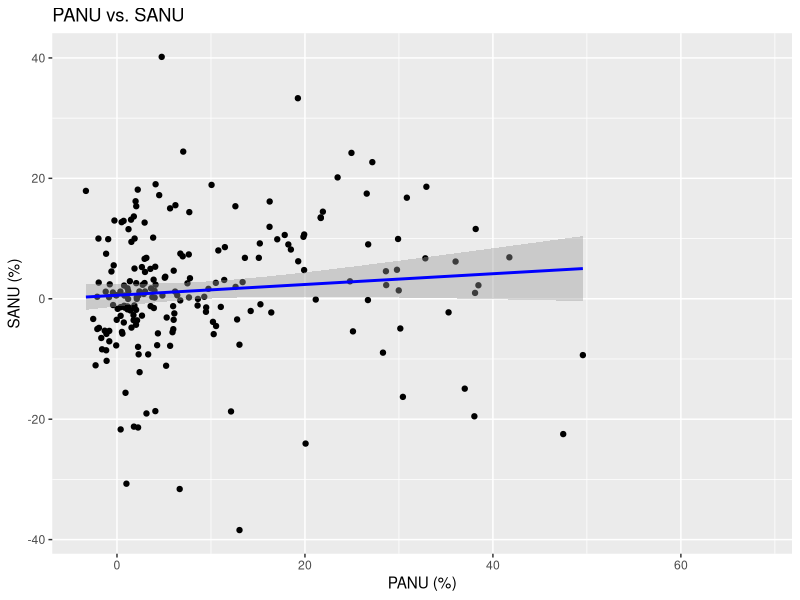
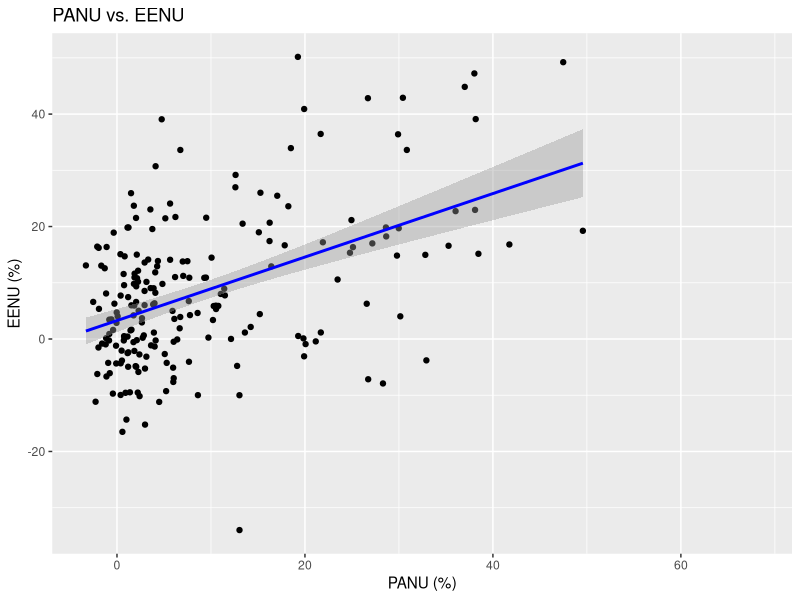
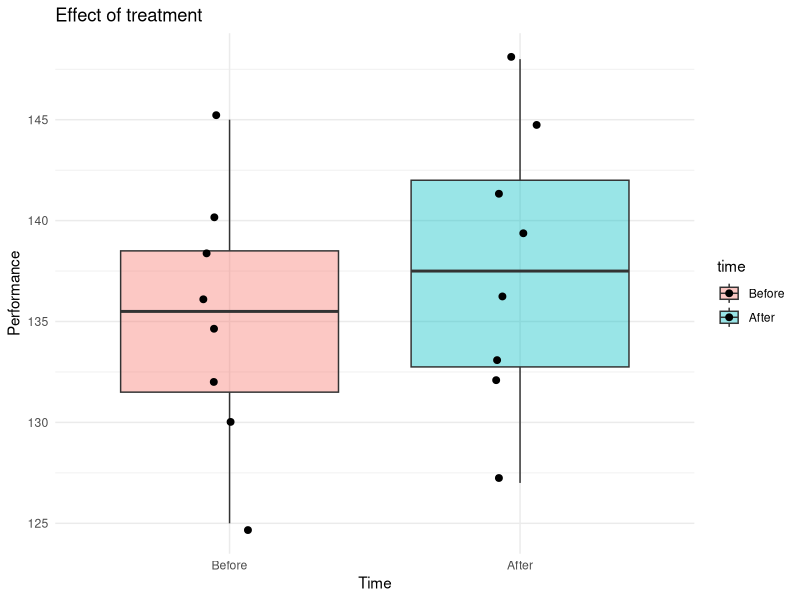

These figures' R source, in order:
## ---- chunk 1
nonuse <- read.csv("data/test_data/NonUse.csv", sep=",", header=TRUE)
head(nonuse)
summary(nonuse)
## ---- chunk 2
cor.test(nonuse$PANU, nonuse$SANU, method = "spearman")
## ---- chunk 3
cor.test(nonuse$PANU, nonuse$EENU, method = "spearman")
## ---- chunk 4
library(ggplot2)
ggplot(nonuse, aes(x=PANU, y=SANU)) +
  geom_point() +
  geom_smooth(method='lm', formula= y~x, color='blue', se=T) +
  # xlim(-10, 60) +
  # ylim(-50, 50) +
  
labs(title="PANU vs. SANU", x="PANU (%)", y="SANU (%)")
## ---- chunk 5

ggplot(nonuse, aes(x=PANU, y=EENU)) +
  geom_point() +
  geom_smooth(method='lm', formula= y~x, color='blue', se=T) +
  # xlim(-10, 60) +
  # ylim(-50, 50) +
  
labs(title="PANU vs. EENU", x="PANU (%)", y="EENU (%)")
## ---- chunk 6
lm_sanu <- lm(SANU ~ PANU, data=nonuse)
summary(lm_sanu)
coef(lm_sanu)
slope_1 <- coef(lm_sanu)[2]
intercept_1 <- coef(lm_sanu)[1] #?
cat("Regression equation: SANU=", slope_1, "PANU +", intercept_1, "\n")
## ---- chunk 7
lm_eenu <- lm(EENU ~ PANU, data=nonuse)
summary(lm_eenu)
coef(lm_eenu)
slope_2 <- coef(lm_eenu)[2]
intercept_2 <- coef(lm_eenu)[1] 
cat("Regression equation: EENU=", slope_2, "PANU +", intercept_2, "\n")
## ---- chunk 8
a <- 1 / slope_1
b <- -intercept_1 / slope_1

cat("Regression equation : PANU =", a, "* SANU +", b, "\n")

# PANU = a*EENU + b
a <- 1 / slope_2
b <- -intercept_2 / slope_2

cat("Regression equation : PANU =", a, "* EENU +", b, "\n")
## ---- chunk 9
prepost <- read.csv("data/test_data/PrePost.csv", sep=",", header=TRUE)
head(prepost)
summary(prepost)
## ---- chunk 10
before = prepost$perf[prepost$time=="Before"]
after = prepost$perf[prepost$time=="After"]

diff <- after - before
shapiro.test(diff)
## ---- chunk 11
resultat <- t.test(before, after, paired = TRUE)

resultat
## ---- chunk 12
df_plot <- data.frame(
  value = c(before, after),
  time  = factor(rep(c("Before", "After"), each = length(before)),
                 levels = c("Before", "After"))
)

library(ggplot2)
ggplot(df_plot, aes(x = time, y = value, fill = time)) +
  geom_boxplot(alpha = 0.4) +
  geom_jitter(width = 0.1, size = 2) +
  labs(title = "Effect of treatment",
       x = "Time", y = "Performance") +
  theme_minimal()
## ---- chunk 13
snore <- read.table("data/test_data/snore.txt", header = TRUE)
head(snore)
summary(snore)
